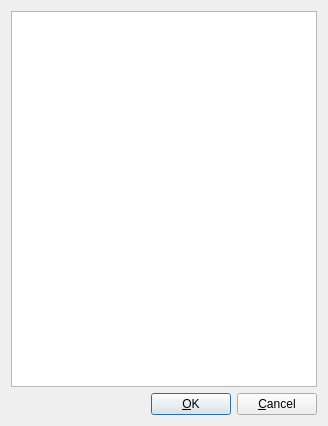
<?xml version="1.0" encoding="UTF-8"?>
<ui version="4.0">
 <class>TraceXrefBrowseDialog</class>
 <widget class="QDialog" name="TraceXrefBrowseDialog">
  <property name="geometry">
   <rect>
    <x>0</x>
    <y>0</y>
    <width>328</width>
    <height>426</height>
   </rect>
  </property>
  <property name="windowTitle">
   <string>Dialog</string>
  </property>
  <layout class="QVBoxLayout" name="verticalLayout">
   <item>
    <widget class="QListWidget" name="listWidget">
     <property name="font">
      <font>
       <family>Courier New</family>
      </font>
     </property>
    </widget>
   </item>
   <item>
    <layout class="QHBoxLayout" name="horizontalLayout">
     <item>
      <spacer name="horizontalSpacer">
       <property name="orientation">
        <enum>Qt::Horizontal</enum>
       </property>
       <property name="sizeHint" stdset="0">
        <size>
         <width>40</width>
         <height>20</height>
        </size>
       </property>
      </spacer>
     </item>
     <item>
      <widget class="QPushButton" name="pushButton">
       <property name="text">
        <string>&amp;OK</string>
       </property>
      </widget>
     </item>
     <item>
      <widget class="QPushButton" name="pushButton_2">
       <property name="text">
        <string>&amp;Cancel</string>
       </property>
      </widget>
     </item>
    </layout>
   </item>
  </layout>
 </widget>
 <resources/>
 <connections>
  <connection>
   <sender>pushButton</sender>
   <signal>clicked()</signal>
   <receiver>TraceXrefBrowseDialog</receiver>
   <slot>accept()</slot>
   <hints>
    <hint type="sourcelabel">
     <x>167</x>
     <y>398</y>
    </hint>
    <hint type="destinationlabel">
     <x>141</x>
     <y>398</y>
    </hint>
   </hints>
  </connection>
  <connection>
   <sender>pushButton_2</sender>
   <signal>clicked()</signal>
   <receiver>TraceXrefBrowseDialog</receiver>
   <slot>reject()</slot>
   <hints>
    <hint type="sourcelabel">
     <x>266</x>
     <y>405</y>
    </hint>
    <hint type="destinationlabel">
     <x>324</x>
     <y>396</y>
    </hint>
   </hints>
  </connection>
 </connections>
</ui>
